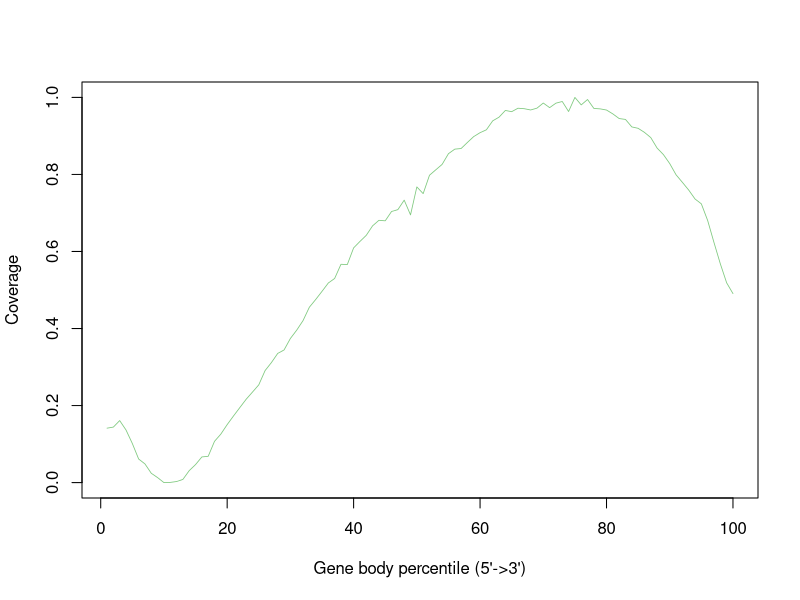

Here is the R script that generated this plot:
illumina_sample1B.possorted_genome_bam.correctedBC_xf25 <- c(0.14130784668097116,0.1440912376111773,0.16100328749009804,0.13660870538483763,0.1015026666932743,0.06119251989716724,0.04839178483208118,0.02414773836472312,0.012887932941796068,0.0,0.000501930066435238,0.002775582165127617,0.008308959863815137,0.031087561418106445,0.0468113775442475,0.06663436151632336,0.06823819509939257,0.10718571238929991,0.125916770711231,0.1505161159896612,0.17295330098190884,0.1947119910528905,0.2162945500893236,0.23492366064495193,0.2537957105585783,0.2908574110820259,0.31165649068891527,0.3354402538369235,0.34435569445516945,0.3741903828984574,0.3957998387923832,0.42056663869971916,0.455322584423596,0.4752943687524457,0.49647781312931055,0.518235635559728,0.5299318641864872,0.5667632061401188,0.5659437196271575,0.609321409638272,0.626047784436437,0.6419338493480983,0.6665865545212316,0.6809030576521126,0.6796193834372622,0.70381267293161,0.7086905481839849,0.733289459642133,0.6949857316509205,0.7676384819413631,0.7501798185069468,0.7979204390955368,0.8120807669248475,0.8261582350802698,0.8539179611140852,0.8656987846958616,0.8673165005279593,0.8831097278992427,0.8983949517201408,0.9084430970950527,0.9159035044870032,0.9391853375685761,0.948710295683228,0.9661381578776124,0.9629543508269917,0.9719218498790942,0.9706507564524259,0.9673897293915844,0.9721131646235177,0.9854067195291141,0.9734449928896856,0.9850696411698918,0.9893887558988713,0.9633742888601025,1.0,0.9805535720328211,0.9945564230997154,0.9713795745264201,0.970236891903265,0.9672179365598572,0.9572018938858237,0.9451091535211891,0.9428441778281395,0.9234085953680141,0.9197666740994541,0.9092122604552857,0.8956814058553592,0.8685021313590462,0.8515245746175224,0.8281429628710574,0.7990613864375633,0.7794882829479997,0.7594548961390862,0.7362997385798979,0.7236456347701751,0.6803178340915066,0.6231858720351637,0.5680494832766619,0.5186395222423997,0.49068544472218584)


pdf("illumina_sample1B.CDS_only.geneBodyCoverage.curves.pdf")
x=1:100
icolor = colorRampPalette(c("#7fc97f","#beaed4","#fdc086","#ffff99","#386cb0","#f0027f"))(1)
plot(x,illumina_sample1B.possorted_genome_bam.correctedBC_xf25,type='l',xlab="Gene body percentile (5'->3')", ylab="Coverage",lwd=0.8,col=icolor[1])
dev.off()
